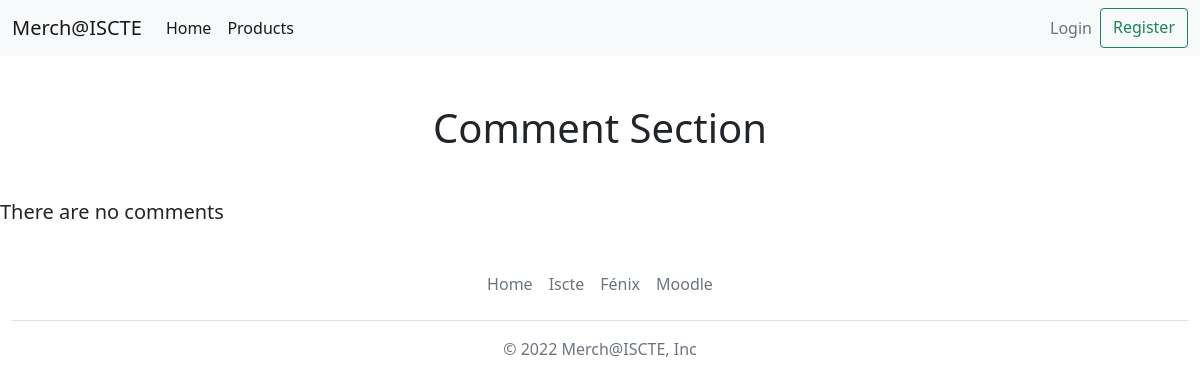
/comentarios_produto/9, run on an earlier commit of the app's database.
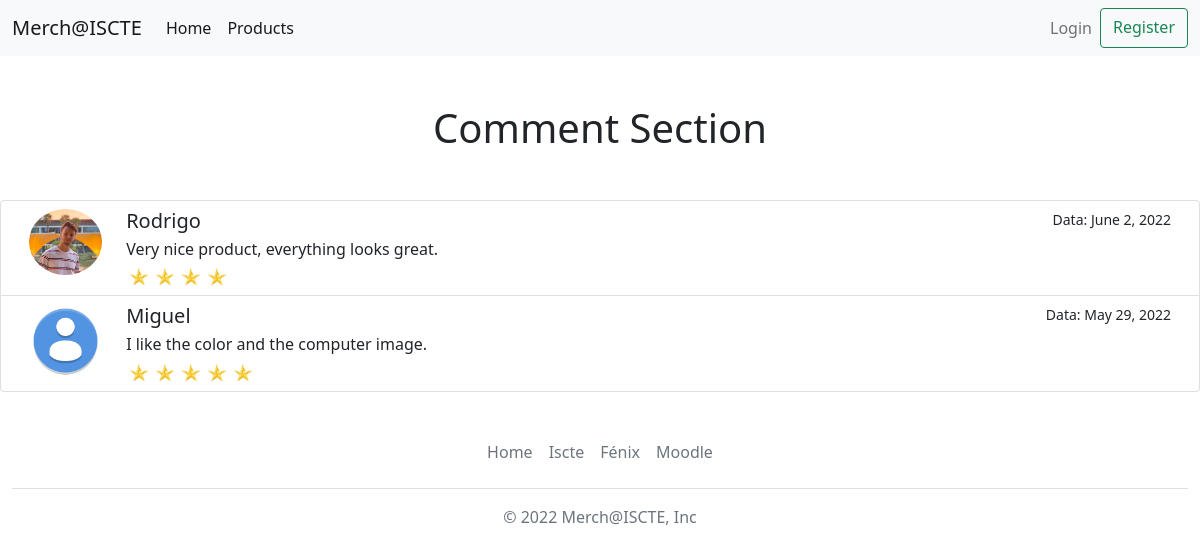
And on a later commit of the database.
### loja/models.py (models this page shows)
class Comentarios(models.Model):
    produto = models.ForeignKey(Produto, on_delete=models.CASCADE)
    cliente = models.ForeignKey(Cliente, blank=True, null=True, on_delete=models.SET_NULL)
    comentario = models.CharField(max_length=100)
    date = models.DateField(default=datetime.datetime.now())

class Cliente(models.Model):
    user = models.OneToOneField(User, on_delete=models.CASCADE)
    curso = models.CharField(max_length=100)
    foto = models.CharField(max_length=100, default='/static/media/avatardefault.png')

class Rating(models.Model):
    produto = models.ForeignKey(Produto, on_delete=models.CASCADE)
    cliente = models.ForeignKey(Cliente, blank=True, null=True, on_delete=models.SET_NULL)
    rate = models.IntegerField(default=1)

### loja/views.py (the view)
# urls.py: path('comentarios_produto/<int:produto_id>', views.comentarios_produto, name='comentarios_produto'),
def comentarios_produto(request, produto_id):
    produto = get_object_or_404(Produto, pk=produto_id)
    lista_comentarios = []
    already_comment = False
    lista_rates = produto.rating_set.all()
    for comentario in Comentarios.objects.all():
        if comentario.produto == produto:
            lista_comentarios.append(comentario)
            try:
                if request.user.cliente == comentario.cliente:
                    already_comment = True
            except:
                print()
    if request.user.is_superuser:
        already_comment = True
    if not request.user.is_authenticated:
        already_comment = True
    return render(request, 'loja/comentarios_produto.html', {'lista_comentarios': lista_comentarios, 'already_comment':already_comment,'produto_id':produto_id ,'lista_rates':lista_rates})

### loja/templates/loja/comentarios_produto.html (shortened to what this page needs)
{% extends "loja/index.html" %}
{% block blocobody %}
<div class="container-md mx-auto my-5"><h1 class="text-center">Comment Section</h1></div>
{% if lista_comentarios %}
<div class="list-group">
    {% for comment in lista_comentarios reversed %}
    <div class="list-group-item" aria-current="true">
        <div class="container-fluid">
            <div class="row">
                <div class="col-1">
                    <img src="{{ comment.cliente.foto }}" class="rounded-circle " style="width: 100%;">
                </div>
                <div class="col">
                    <div class="d-flex w-100 justify-content-between">
                        <h5 class="mb-1">{{ comment.cliente.user.username }}</h5>
                        <small>Data: {{ comment.date}}</small>
                    </div>
                    <p class="mb-1">{{ comment.comentario }}</p>
                    <small>
                        <div class="row " style="margin: 0 0 0 0;">
                            {% if lista_rates %}
                            {% for rate in lista_rates %}
                                {% if rate.cliente == comment.cliente %}
                                {% with ''|center:rate.rate as range %}
                                {% for _ in range %}
                                <div class="col-auto" style="padding:0px 3px">
                                    <img width="20" height="20" src="{{'/static/media/star.jpg'}}">
                                </div>
                                {% endfor %}
                                {% endwith %}
                                {% endif %}
                            {% endfor %}
                            {% endif %}
                        </div>
                    </small>
                </div>
            </div>
        </div>
    </div>
    {% endfor %}
</div>
{% else %}
<h5>There are no comments</h5>
{% endif %}
{% endblock %}

### loja/templates/loja/index.html (shortened to what this page needs)
<!doctype html>
<html lang="en">
<head>
    {% load static %}
    <link href="https://cdn.jsdelivr.net/npm/bootstrap@5.1.3/dist/css/bootstrap.min.css" rel="stylesheet"
>
</head>
<body>
<nav class="navbar navbar-expand-lg navbar-light bg-light">
    <div class="container-fluid">
        <a class="navbar-brand" href="#">Merch@ISCTE</a>
        <div class="collapse navbar-collapse" id="navbarSupportedContent">
            <ul class="navbar-nav me-auto mb-2 mb-lg-0">
                <li class="nav-item">
                    <a class="nav-link active" aria-current="page" href="{% url 'loja:home' %}">Home</a>
                </li>
                <li class="nav-item">
                    <a class="nav-link active" aria-current="page" href="{% url 'loja:util' 0 %}">Products</a>
                </li>
            </ul>
            <ul class="navbar-nav inline my-2 my-lg-0">
                {% if not request.user.is_authenticated %}
                <li class="nav-item dropdown dropstart">
                    <a class="nav-link" href="#" id="navbarDropdown2" role="button" data-bs-toggle="dropdown"
                       aria-expanded="false">
                        Login
                    </a>
                </li>
                <a class="btn btn-outline-success" href="{% url 'loja:registaruser' %}" type="submit">Register</a>
                {% endif %}
            </ul>
        </div>
    </div>
</nav>
{% block blocobody %}{% endblock %}
{% block blocofooter %}
<div class="container-fluid">
    <footer class="py-3 my-4">
        <ul class="nav justify-content-center border-bottom pb-3 mb-3">
            <li class="nav-item"><a href="{% url 'loja:home' %}" class="nav-link px-2 text-muted">Home</a></li>
            <li class="nav-item"><a target="_blank" href="https://www.iscte-iul.pt/"
                                    class="nav-link px-2 text-muted">Iscte</a></li>
            <li class="nav-item"><a target="_blank" href="https://fenix.iscte-iul.pt"
                                    class="nav-link px-2 text-muted">Fénix</a></li>
            <li class="nav-item"><a target="_blank" href="https://moodle.iscte-iul.pt"
                                    class="nav-link px-2 text-muted">Moodle</a></li>
        </ul>
        <p class="text-center text-muted">© 2022 Merch@ISCTE, Inc</p>
    </footer>
</div>
{% endblock %}
</body>
</html>

What changed in the data, as far as the page shows it:
added Comentarios: cliente.foto (picture), cliente.user.username "Rodrigo", date "June 2, 2022", comentario "Very nice product, everything looks great."
added Rating: rate 4 (drawn), shown under "Rodrigo"
added Comentarios: cliente.foto (placeholder picture), cliente.user.username "Miguel", date "May 29, 2022", comentario "I like the color and the computer image."
added Rating: rate 5 (drawn), shown under "Miguel"
Also different on the page:
text no longer shown: "There are no comments"
